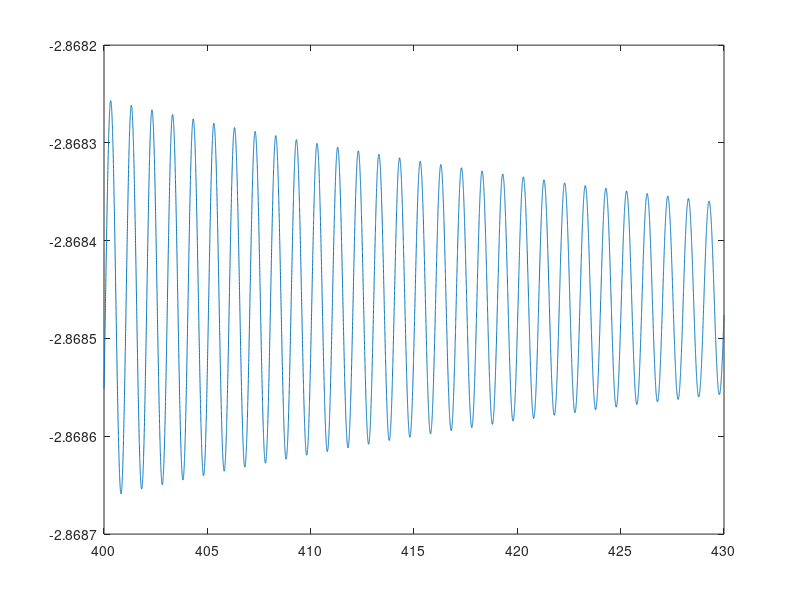
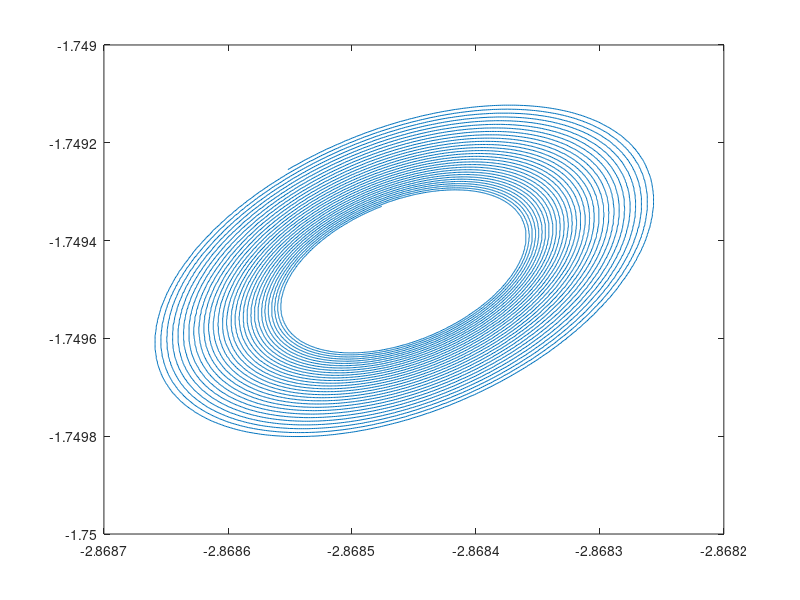

Reproduce these figures in MATLAB, in order.
global A B C U T_deep T dx dt flag omega

%% User select noise flag:
% noise_flag = 'deterministic';
% noise_flag = 'additive';
% noise_flag = 'multiplicative';       % defunct: do not use (little impact)
% noise_flag = 'multiplicative_kappa'; % multiply kappa by random number
% noise_flag = 'additive_multiplicative'; % multiply kappa by random number also additive



%% Choice of flag
flag = 'none';
% flag = 'cycle_U';
% flag = 'cycle_T';
% flag = 'Jac';


%% parameters for timestepping

transi = 400*12*30*24*60*60;  % in seconds
% ttot   = 1000*12*30;  % run length in days 
ttot = 30*12*30*24*60*60;
h     = 12*60*60;          % in seconds

%% initial conditions
u_init = -0.5;
T_w_init = 18;
T_e_init = 12;

% parameters from Vallis
A = 1/12/30/24/60/60;
B = 2;
C = 1/4/30/24/60/60;
U = -0.45;
T_deep = 6.65;
T = 12;
dx = 7500*1000;
omega = 2*pi/(12*30*24*60*60);

% h_p   = ( b_p/(kappa*a_p))*(a_p-1);
% h_m   = (-b_m/(kappa*a_m))*(a_m-1);


% parameters from Stone et al
% delta_1 = 1.15*30;    %delay time in days
% delta_2 = 5*delta_1;  %delay time in days
% a       = 1/180;
% b       = 1/120;
% c       = 0.9/138;
% f_o     = 1/365;      % frequency seasonal cycle   day^(-1)
% 
% D       = 0.165;        % magnitude stochastic noise


% noise parameters
% sd = D;
% phi = 0.3;
% e_past = 0;
% s1 = RandStream('mt19937ar','seed',1);
% 
% 
% disp(noise_flag)

%% derived parameters
no_steps_transi = transi/h;
no_steps = ttot/h;

%% initialise variables transient
y_vec_transi = zeros(3,no_steps_transi+no_steps);
t_vec_transi = zeros(1,no_steps_transi+no_steps);
% y_vec = zeros(3,no_steps);
% t_vec = zeros(1,no_steps);
y_init = [u_init;T_w_init;T_e_init];
y_vec_transi(:,1) = y_init;


%% integrate transient and real in one step
% for i = 2:no_steps_transi
%     y_vec_transi(:,i) = RK4(t_vec_transi(i-1),y_vec_transi(:,i-1));
%     t_vec_transi(i) = dt*(i-1);
% %     if mod(j*dt,10*30*12)==0
% %         disp(j*dt/(12*30*24*60*60))
% %     end
% end
% 
% y_vec(:,1) = y_vec_transi(:,end);
% 
% for j = 2:no_steps
%     [y_vec(:,j)] = RK4(t_vec(j-1),y_vec(:,j-1));
%     t_vec(j) = dt*(j-1);
% %     if mod(j*dt,10*30*12)==0
% %         disp(j*dt/(12*30*24*60*60))
% %     end
% end

f1 = @(t,x) [B*(x(3)-x(2))/2/dx-C*(x(1)-U);...
           x(1)*(T_deep-x(3))/2/dx-A*(x(2)-T);...
           x(1)*(x(2)-T_deep)/2/dx-A*(x(3)-T)];
f2 = @(t,x) [B*(x(2)-x(1))/2/dx-C*(x(1)-(1+3*sin(omega*t)));... % Seasonal cycle u*
           x(1)*(T_deep-x(3))/2/dx-A*(x(2)-T);...
           x(1)*(x(2)-T_deep)/2/dx-A*(x(3)-T)];
f3 = @(t,x) [B*(x(3)-x(2))/2/dx-C*(x(1)-U);...
           x(1)*(T_deep-x(3))/2/dx-A*(x(2)-3*sin(omega*t));...
           x(1)*(x(2)-T_deep)/2/dx-A*(x(3)-3*sin(omega*t))];
f4 = @Vallis_ext;
if strcmp(flag,'none')
    for i = 2:no_steps_transi+no_steps
        k1 = f1(t_vec_transi(i-1),y_vec_transi(:,i-1));
        k2 = f1(t_vec_transi(i-1)+h/2,y_vec_transi(:,i-1)+h*k1/2);
        k3 = f1(t_vec_transi(i-1)+h/2,y_vec_transi(:,i-1)+h*k2/2);
        k4 = f1(t_vec_transi(i-1)+h,y_vec_transi(:,i-1)+h*k3);
        y_vec_transi(:,i) = y_vec_transi(:,i-1)+h*(k1+2*k2+2*k3+k4)/6;
        t_vec_transi(i) = h*(i-1);
    end
end

if strcmp(flag,'cycle_U')
    for i = 2:no_steps_transi+no_steps
        k1 = f2(t_vec_transi(i-1),y_vec_transi(:,i-1));
        k2 = f2(t_vec_transi(i-1)+h/2,y_vec_transi(:,i-1)+h*k1/2);
        k3 = f2(t_vec_transi(i-1)+h/2,y_vec_transi(:,i-1)+h*k2/2);
        k4 = f2(t_vec_transi(i-1)+h,y_vec_transi(:,i-1)+h*k3);
        y_vec_transi(:,i) = y_vec_transi(:,i-1)+h*(k1+2*k2+2*k3+k4)/6;
        t_vec_transi(i) = h*(i-1);
    end
end

if strcmp(flag,'cycle_T')
    for i = 2:no_steps_transi+no_steps
        k1 = f3(t_vec_transi(i-1),y_vec_transi(:,i-1));
        k2 = f3(t_vec_transi(i-1)+h/2,y_vec_transi(:,i-1)+h*k1/2);
        k3 = f3(t_vec_transi(i-1)+h/2,y_vec_transi(:,i-1)+h*k2/2);
        k4 = f3(t_vec_transi(i-1)+h,y_vec_transi(:,i-1)+h*k3);
        y_vec_transi(:,i) = y_vec_transi(:,i-1)+h*(k1+2*k2+2*k3+k4)/6;
        t_vec_transi(i) = h*(i-1);
    end
end

if strcmp(flag,'Jac')
    y_vec_transi = zeros(12,no_steps_transi+no_steps);
    y_vec_transi(1:3,1) = y_init;
    for i=1:3 
        y_vec_transi(4*i,1)=1; 
    end
    for i = 2:no_steps_transi+no_steps
        k1 = f4(t_vec_transi(i-1),y_vec_transi(:,i-1));
        k2 = f4(t_vec_transi(i-1)+h/2,y_vec_transi(:,i-1)+h*k1/2);
        k3 = f4(t_vec_transi(i-1)+h/2,y_vec_transi(:,i-1)+h*k2/2);
        k4 = f4(t_vec_transi(i-1)+h,y_vec_transi(:,i-1)+h*k3);
        y_vec_transi(:,i) = y_vec_transi(:,i-1)+h*(k1+2*k2+2*k3+k4)/6;
        t_vec_transi(i) = h*(i-1);
    end
end

y_vec = y_vec_transi(:,no_steps_transi+1:end);
t_vec = t_vec_transi(no_steps_transi+1:end);
figure(1)
plot(t_vec/60/60/24/30/12,y_vec(1,:))
figure(2)
plot(y_vec(1,:),y_vec(3,:)-y_vec(2,:))
% figure(3)
% plot3(y_vec(1,:),y_vec(2,:),y_vec(3,:))
% figure(4)
% plot(t_vec/60/60/24/30/12,y_vec(3,:)-y_vec(2,:))
% figure(5)
% plot(t_vec/60/60/24/30/12,y_vec(2,:))




       